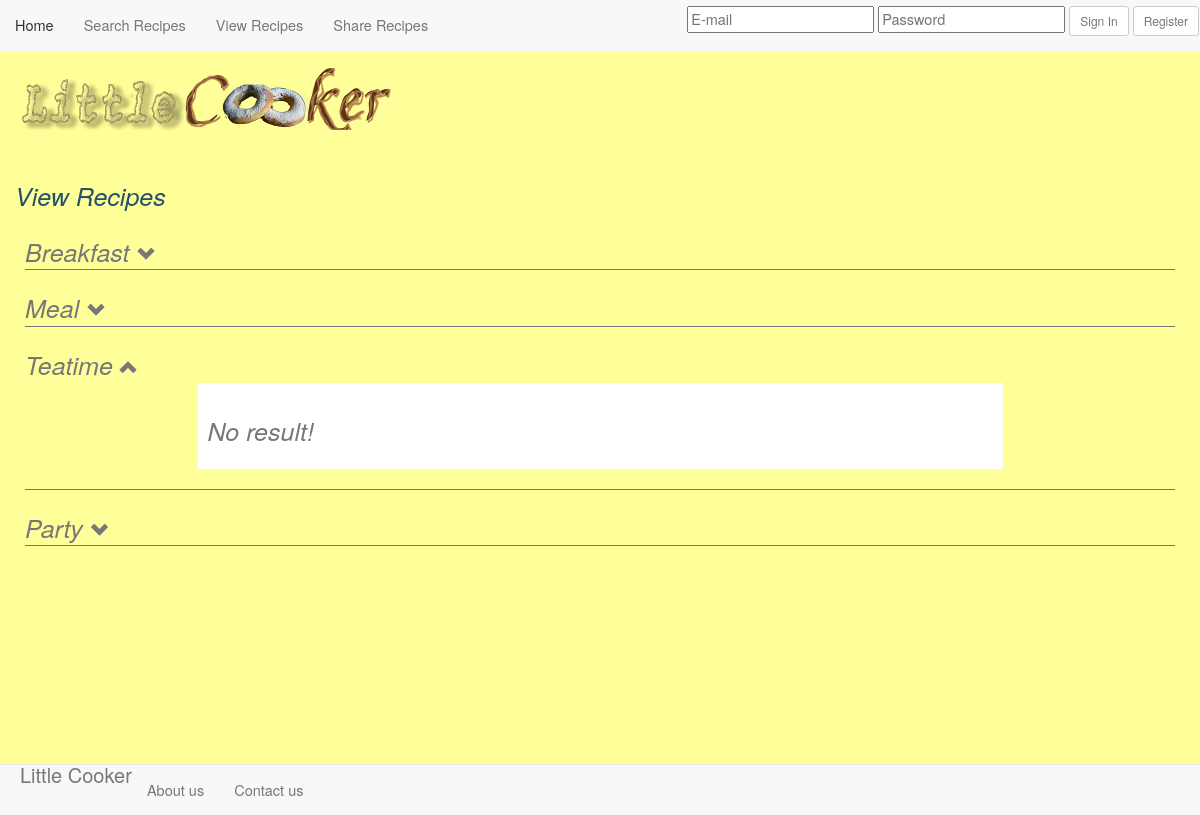
Before: /recipeView.php?&&&Teatime=0 with the older database file.
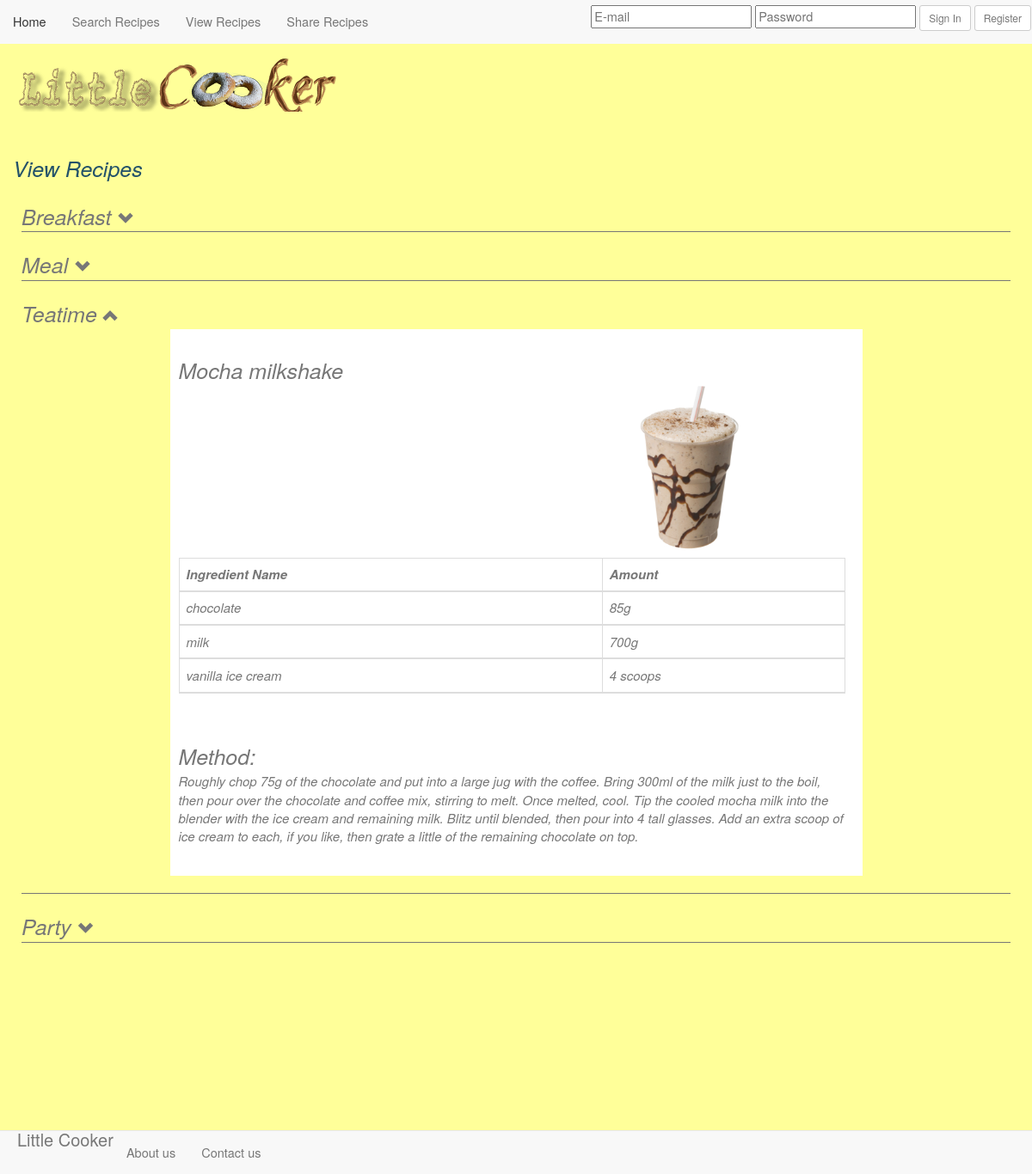
After: the same page with the newer database file.
### tables this page shows
CREATE TABLE `recipes` (
  `id` int(11) NOT NULL AUTO_INCREMENT,
  `name` varchar(100) NOT NULL,
  `occasion` enum('Breakfast','Meal','Teatime','Party') DEFAULT NULL,
  `method` text,
  `user` int(11) DEFAULT NULL,
  PRIMARY KEY (`id`)
);

CREATE TABLE `ingredients` (
  `id` int(10) unsigned NOT NULL AUTO_INCREMENT,
  `name` varchar(255) NOT NULL,
  `type` enum('vegetable','fruit','meat','diary','snack','condiment') NOT NULL,
  PRIMARY KEY (`id`)
);

CREATE TABLE `recipesingredients` (
  `id` int(10) unsigned NOT NULL AUTO_INCREMENT,
  `recipe` int(11) NOT NULL,
  `ingredient` int(11) NOT NULL,
  `created_at` timestamp NOT NULL DEFAULT '0000-00-00 00:00:00',
  `updated_at` timestamp NOT NULL DEFAULT '0000-00-00 00:00:00',
  `amount` varchar(100) DEFAULT NULL,
  PRIMARY KEY (`id`),
  KEY `recipesingredients_recipe_index` (`recipe`)
);

### developper/show.php (the view, shortened to what this page needs)
<?php
function show($object,$index,$no,$pag,$url){
        $dsn= database::connect();
        $result=$dsn->query("SELECT * FROM `recipes` WHERE $object");
        $row = $result->fetchALL();
        $n=sizeof($row);
        $limit=3;
        $page=$no;
        if($page){
            $start=($page-1)*$limit;
        }
        else{
            $start=0;$page=1;
        }
        if($n==0){
            echo"<div class='recipe'>No result!</div>";
        }
        if($start+$limit<=$n){$fin=$start+$limit;}else{$fin=$n;};
            for($i=$start;$i<$fin;$i++ ){
                echo "<div class='recipe'>";
                $id=$row[$i]['id'];
                echo $row[$i]['name'];
                if(file_exists("recipeimg/".$id.".png")){
                    echo "<img class='img-circle' src='recipeimg/$id.png'>";
                }else{
                    echo"<img class='img-circle' src='recipeimg/cooker.png'>";
                }
                $id=$row[$i]['id'];
                $ing=$dsn->query("SELECT * FROM `recipesingredients` WHERE `recipe`='$id' ");
                echo"<table class='ingredient table table-bordered'><thead><tr><th>Ingredient Name</th><th>Amount</th><tr><thead>";
                $rowing=$ing->fetchALL();
                for($j=0;$j<sizeof($rowing);$j++){
                    $id=$rowing[$j]['ingredient'];
                    $ingname=$dsn->query("SELECT * FROM `ingredients` WHERE `id`='$id' ");
                    $name=$ingname->fetch(PDO::FETCH_ASSOC);
                    echo"<tr><td>";
                    echo $name['name'];
                    echo"</td><td>";
                    echo $rowing[$j]['amount'];
                    echo"</td></tr>";
                };
                echo"</table><br>Method:<br>";
                echo "<p class='method'>";
                echo $row[$i]["method"];
                echo '</p>';
                echo "</div>";
            };
    }
?>

### recipeView.php (shortened to what this page needs)
<!DOCTYPE html>
<?php
    require("developper/layout.php");
    require("developper/show.php");
    echo $head;
    head();
    ?>
    <section class="menu-padding">
        <div class="jumbotron container">
            <div class="title">View Recipes</div>
<?php
    function juge($str){
        if(isset($_GET[$str])){
            return "$str=$_GET[$str]";
        }else
            {return "";}
    }
    function linked($str,$url){
        if(isset($_GET[$str])){
            echo "<div class='occasion'>$str <a href='recipeView.php?$url'><span class='glyphicon glyphicon-chevron-up'></span></a>";
            show("`occasion`='$str'",$str,$_GET[$str],$url,"recipeView.php?");
            echo"</div>";
        }
        else{
            echo "<div class='occasion'>$str <a href='recipeView.php?$url&$str=0'><span class='glyphicon glyphicon-chevron-down'></span></a>";
            echo "</div>";
        }
    }
    $lmeal=juge("Meal");
    $lparty=juge('Party');
    $lbreakfast=juge('Breakfast');
    $lteatime=juge('Teatime');
    linked("Breakfast",$lmeal."&".$lparty."&".$lteatime);
    linked("Teatime",$lmeal."&".$lparty."&".$lbreakfast);
    echo "</div></section>";
    echo $footer;
?>

### developper/layout.php (shortened to what this page needs)
<!DOCTYPE html>
<?php
require ("login.php");
$head='<html>
	<head>
        <meta charset="UTF-8">
        <link href="css/bootstrap.css" rel="stylesheet">
        <link href="css/perso.css" rel="stylesheet">
        <script src="js/jquery.js"></script>
        <script src="js/bootstrap.js"></script>';
function head(){
    echo "</head>
            <body>
            <header>
            <nav class='nabvar navbar-default navbar-fixed-top'>
		<div class='collapse navbar-collapse'>
                    <ul class='nav navbar-nav navbar-left'>
			<li><a href='index.php'>Home</a></li>
			<li><a href='recipeSearch.php'>Search Recipes</a></li>
			<li><a href='recipeView.php'>View Recipes</a></li>
			<li><a href='recipeAdd.php'>Share Recipes</a></li>
                    </ul>
                    <ul class='nav navbar-nav navbar-right'>";
    logInOutForm();
    echo "       </ul>
		</div>
            </nav>
	</header>
        <div class='header'>
            <div class='background'>&nbsp;</div>
</div>";
}
$footer='<div class="bottom-menu">
            <nav class="navbar navbar-default navbar-fixed-bottom">
                <div class="container-fluid">
                    <div class="navbar-header">
                        <a class="navbar-brand" href="index.php">Little Cooker</a>
                    </div>
                <div>
                    <ul class="nav navbar-nav">
                        <li><a href="about.php">About us</a></li>
                        <li><a href="contact.php">Contact us</a></li>
                    </ul>
                </div>
            </nav>
	</div>
        </body>
        </html>';
?>

### developper/login.php (shortened to what this page needs)
<?php
    function printLoginForm(){
        $p='PHP_SELF';
echo <<<END
        <form id="form1" action="$_SERVER[$p]?todo=login" method="post">
        </form>
        <form  action="userAdd.php" method="POST" id="form2">
        </form>
        <div class="form-group">
            <input class="register" type="text" name="email" placeholder="E-mail" form="form1" required />
            <input class="register" name="password" type="password" placeholder="Password" form="form1" required />
            <input class="btn btn-default btn-sm" type="submit" form="form1" value="Sign In">
            <input class="btn btn-default btn-sm" type="submit" form="form2" value="Register">
        </div>
END;
    }
    function logInOutForm(){
        if (isset($_SESSION['loggedIn'])) {
            if(isset($_SESSION['admin'])){
echo <<<END
                 <nav class="navbar-default">
                    <ul class="nav navbar-nav"><li><a href='profile.php'>Admin</a></li>
END;
                printLogoutForm();
            }else{
echo <<<END
                 <nav class="navbar-default">
                    <ul class="nav navbar-nav"><li><a href='profile.php'>My Profile</a></li>
END;
            printLogoutForm();
        }
        }
        else {
            printLoginForm();
        }
    }
?>

### css/perso.css (style rules this page uses)
body { font-size: 14px; background-color: #FFFF99; }
.form-group { margin-top: 6px; margin-right:16px; }
.register { width:auto; }
.btn { color:#777777; }
.navbar { position: fixed; border-radius:0; position:fixed; width:100%; padding:0 20px; z-index: 100; font-size: 40px; }
.nav { font-size: 14.5px; }
.background { position: absolute; left: 0; top: 0; right: 0; bottom:0; background: 50% 50% no-repeat; -webkit-background-size:cover; -moz-background-size:cover; -o-background-size:cover; background-size:cover; }
.header .background { padding-top: 100px; height: 200px; background-image:url("img/Little Cooker.png"); background-repeat: no-repeat; background-position: left; background-size: 400px 100px; z-index: -1; }
.jumbotron { color:#777777; background:#FFFF99; font-size:15px; }
.jumbotron .title { color:#245269; font-size:25px; font-style: oblique; margin-bottom: 20px; }
.jumbotron span { font-size:20px; }
.jumbotron .ingredient { font-size:18px; width:100%; text-align: left; color:#777777; }
.jumbotron a { text-decoration: underline; font-style: italic; color:#8a6d3b; }
.menu-padding { padding-top: 130px; }
.bottom-menu { background: #e2e2e2; color:#bcc379; padding:9px 0 42px; margin:150px 0 0 0; }
.bottom-menu .navbar-brand { font-size:20px; padding:0; }
.bottom-menu a { color:inherit; }
.recipe { padding:30px 20px 20px 10px; margin-left:auto; margin-right:auto; margin-bottom: 20px; width:70%; background: white; color:#777777; font-size:25px; }
.recipe .ingredient { font-size:15px; width:100%; text-align: left; color:#777777; }
.recipe .method { font-size:15px; color:#777777; }
.occasion { border-bottom: 1px solid; margin-left:10px; margin-right: 10px; margin-bottom: 20px; color:#777777; background:#FFFF99; font-size:25px; font-style: italic; }
.occasion span { font-size: 18px; }
.occasion a { color:inherit; }
.img-circle { margin-left: 500px; width:200px; }

Changed rows visible on the page:
added recipes: name "Mocha milkshake", method "Roughly chop 75g of the chocolate and put into a large jug with the coffee. Bring 300ml of the milk just to the boil, then pour over the chocolate and coffee mix, stirring to melt. Once melted, cool. Tip the cooled mocha milk into the blender with the ice cream and remaining milk. Blitz until blended, then pour into 4 tall glasses. Add an extra scoop of ice cream to each, if you like, then grate a little of the remaining chocolate on top."
added ingredients: name "chocolate"
added recipesingredients: amount "85g"
added ingredients: name "milk"
added recipesingredients: amount "700g"
added ingredients: name "vanilla ice cream"
added recipesingredients: amount "4 scoops"
Other visible differences:
text no longer shown: "No result!"
